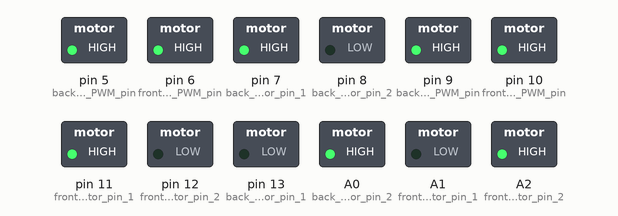
This sketch was run on a simulated Arduino Uno, built with avr-gcc and run on an emulated ATmega328P. Shown: switched loads named in the sketch (green lamp = pin HIGH).

Above: at 0.1 s.
Timing chart, 0 to 1.6 s (numbered marks = the images above):
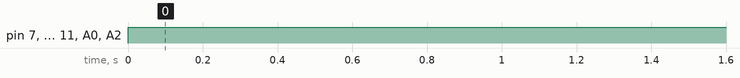

The sketch:

L3_4.ino
```cpp
/*
  Lesson 3
  Mission 4
*/
void setup() {
  // put your setup code here, to run once:

  //define motors PWM pins
  pinMode(5, OUTPUT); //back left motor PWM pin
  pinMode(6, OUTPUT); //front left motor PWM pin
  pinMode(9, OUTPUT); //back right motor PWM pin
  pinMode(10, OUTPUT);//front right motor PWM pin


  //defining motors directions pin
  pinMode(7, OUTPUT);//back left motor pin 1
  pinMode(8, OUTPUT);//back left motor pin 2

  pinMode(11, OUTPUT);//front left motor pin 1
  pinMode(12, OUTPUT);//front left motor pin 2

  pinMode(13, OUTPUT);//back right motor pin 1
  pinMode(A0, OUTPUT);//back right motor pin 2

  pinMode(A1, OUTPUT);//front right motor pin 1
  pinMode(A2, OUTPUT);//front right motor pin 2


  //setting all PWM pins to HIGH
  digitalWrite(5, HIGH);
  digitalWrite(6, HIGH);
  digitalWrite(9, HIGH);
  digitalWrite(10, HIGH);

}

void loop() {
  // put your main code here, to run repeatedly:

  ////////Backward/////////
  //Back left motor backward
  digitalWrite(8, LOW);
  digitalWrite(7, HIGH);
  //front left motor backward
  digitalWrite(12, LOW);
  digitalWrite(11, HIGH);
  //back right motor backward
  digitalWrite(13, LOW);
  digitalWrite(A0, HIGH);
  //front right motor backward
  digitalWrite(A1, LOW);
  digitalWrite(A2, HIGH);


}
```

Measured:
- by itself, pin 7 (back_left_motor_pin_1), pin 11 (front_left_motor_pin_1), A0 (back_right_motor_pin_2), A2 (front_right_motor_pin_2): LOW → HIGH at 0.00 s
